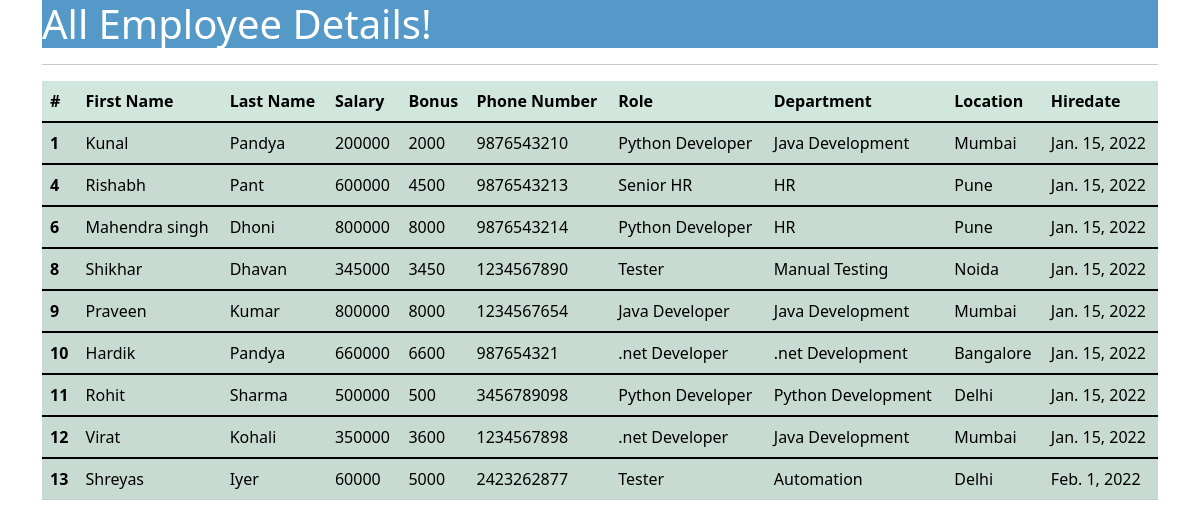
The app's page /all_emp with its own data.
### emp_app/models.py (models this page shows, shortened)
class Employee(models.Model):
    first_name = models.CharField(max_length=100, null=False)
    last_name = models.CharField(max_length=100)
    dept = models.ForeignKey(Department, on_delete=models.CASCADE)
    salary = models.IntegerField(default=0)
    bonus = models.IntegerField(default=0)
    role = models.ForeignKey(Role, on_delete=models.CASCADE)
    phone = models.IntegerField(default=0)
    hire_date = models.DateField()
    def __str__(self):
        return "%s %s %s" %(self.first_name, self.last_name, self.phone)

class Role(models.Model):
    name = models.CharField(max_length=100, null=False)

class Department(models.Model):
    name = models.CharField(max_length=100,null=False)
    location = models.CharField(max_length=100)

### emp_app/views.py (the view)
# urls.py: path('all_emp', views.all_emp, name='all_emp'),
def all_emp(request):
    emps = Employee.objects.all()
    context = {
        'emps': emps
    }
    print(context)
    return render(request, 'view_all_emp.html', context)

### emp_app/templates/view_all_emp.html (shortened to what this page needs)
<!DOCTYPE html>
<html lang="en">
<head>
  <link href="https://cdn.jsdelivr.net/npm/bootstrap@5.1.3/dist/css/bootstrap.min.css" rel="stylesheet">
</head>
  <body>
  <div class="container">
          <h1><p style="background-color:#5499C7;color:white;">All Employee Details!</p></h1>
      <hr>
     <table class="table table-success table-striped">
  <thead>
    <tr>
      <th scope="col">#</th>
      <th scope="col">First Name</th>
      <th scope="col">Last Name</th>
      <th scope="col">Salary</th>
      <th scope="col">Bonus</th>
      <th scope="col">Phone Number</th>
      <th scope="col">Role</th>
      <th scope="col">Department</th>
      <th scope="col">Location</th>
      <th scope="col">Hiredate</th>
    </tr>
  </thead>
         {% for emp in emps %}
  <tbody>
    <tr>
      <th scope="row">{{emp.id}}</th>
      <td>{{emp.first_name}}</td>
      <td>{{emp.last_name}}</td>
      <td>{{emp.salary}}</td>
      <td>{{emp.bonus}}</td>
      <td>{{emp.phone}}</td>
      <td>{{emp.role.name}}</td>
      <td>{{emp.dept.name}}</td>
      <td>{{emp.dept.location}}</td>
      <td>{{emp.hire_date}}</td>
    </tr>
  </tbody>
         {% endfor %}
</table>
  </div>
  </body>
</html>

### records on screen
Employee: id "1", first_name "Kunal", last_name "Pandya", salary "200000", bonus "2000", phone "9876543210", role.name "Python Developer", dept.name "Java Development", dept.location "Mumbai", hire_date "Jan. 15, 2022"
Employee: id "4", first_name "Rishabh", last_name "Pant", salary "600000", bonus "4500", phone "9876543213", role.name "Senior HR", dept.name "HR", dept.location "Pune", hire_date "Jan. 15, 2022"
Employee: id "6", first_name "Mahendra singh", last_name "Dhoni", salary "800000", bonus "8000", phone "9876543214", role.name "Python Developer", dept.name "HR", dept.location "Pune", hire_date "Jan. 15, 2022"
Employee: id "8", first_name "Shikhar", last_name "Dhavan", salary "345000", bonus "3450", phone "1234567890", role.name "Tester", dept.name "Manual Testing", dept.location "Noida", hire_date "Jan. 15, 2022"
Employee: id "9", first_name "Praveen", last_name "Kumar", salary "800000", bonus "8000", phone "1234567654", role.name "Java Developer", dept.name "Java Development", dept.location "Mumbai", hire_date "Jan. 15, 2022"
Employee: id "10", first_name "Hardik", last_name "Pandya", salary "660000", bonus "6600", phone "987654321", role.name ".net Developer", dept.name ".net Development", dept.location "Bangalore", hire_date "Jan. 15, 2022"
Employee: id "11", first_name "Rohit", last_name "Sharma", salary "500000", bonus "500", phone "3456789098", role.name "Python Developer", dept.name "Python Development", dept.location "Delhi", hire_date "Jan. 15, 2022"
Employee: id "12", first_name "Virat", last_name "Kohali", salary "350000", bonus "3600", phone "1234567898", role.name ".net Developer", dept.name "Java Development", dept.location "Mumbai", hire_date "Jan. 15, 2022"
Employee: id "13", first_name "Shreyas", last_name "Iyer", salary "60000", bonus "5000", phone "2423262877", role.name "Tester", dept.name "Automation", dept.location "Delhi", hire_date "Feb. 1, 2022"
